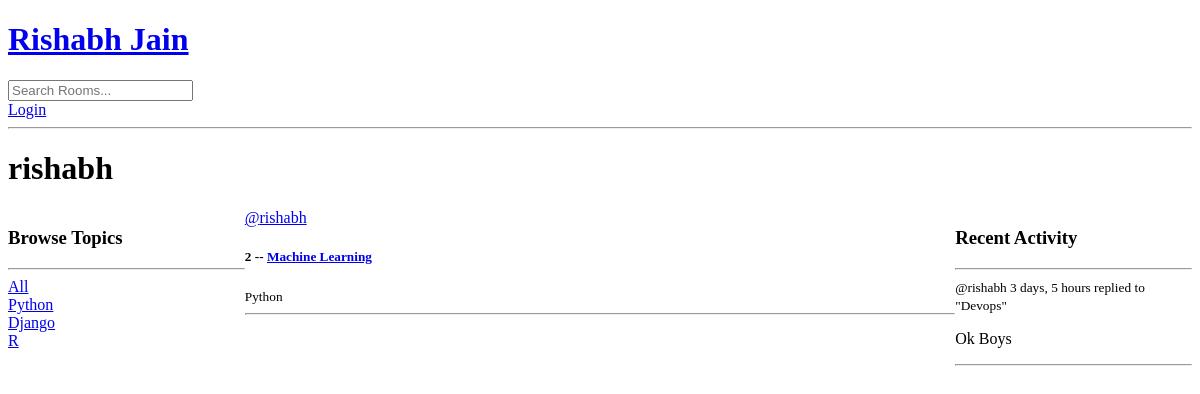
Page /profile/1/ on the earlier database version.
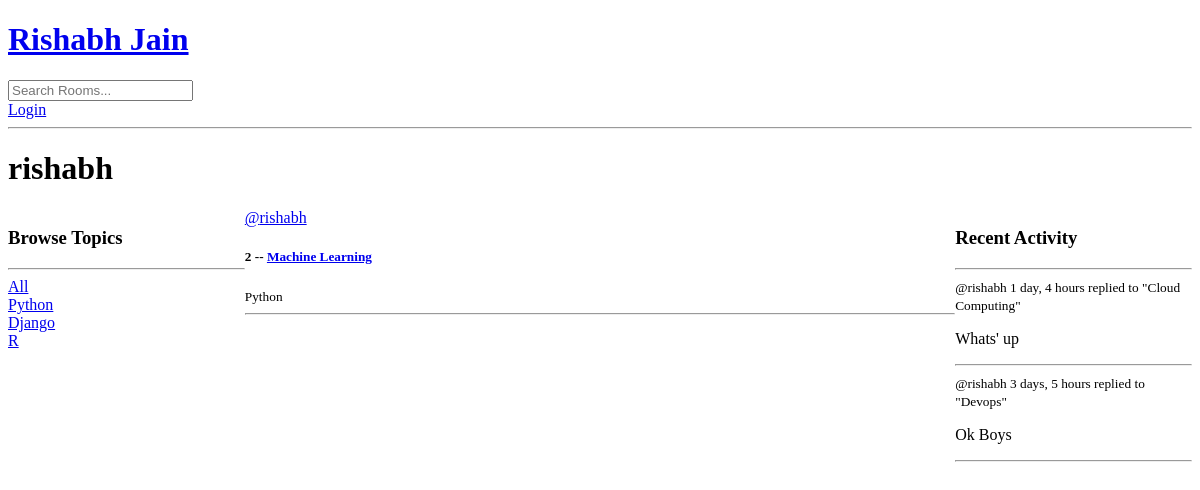
Same page on the later database version.
### base/models.py (models this page shows, shortened)
class Topic(models.Model):
    name = models.CharField(max_length=200)

class Room(models.Model):
    host = models.ForeignKey(User, on_delete=models.SET_NULL, null=True)
    topic = models.ForeignKey(Topic, on_delete=models.SET_NULL, null=True)
    name = models.CharField(max_length=200)
    description = models.TextField(null=True, blank=True)
    participants = models.ManyToManyField(User,related_name='participants', blank=True)
    updated = models.DateTimeField(auto_now=True)
    created = models.DateTimeField(auto_now_add=True)
    class Meta:
        ordering = ['-updated', '-created']
    def __str__(self):
        return self.name

class Message(models.Model):
    user = models.ForeignKey(User, on_delete=models.CASCADE)
    room = models.ForeignKey(Room, on_delete=models.CASCADE)
    body = models.TextField()
    updated = models.DateTimeField(auto_now=True)
    created = models.DateTimeField(auto_now_add=True)
    class Meta:
        ordering = ['-updated', '-created']
    def __str__(self):
        return self.body[0:50]

### base/views.py (the view)
# urls.py: path('profile/<str:pk>/', views.userProfile, name="user-profile"),
def userProfile(request, pk):
    user = User.objects.get(id = pk)
    rooms = user.room_set.all()
    room_messages = user.message_set.all()
    topics = Topic.objects.all()
    context = {"user":user, "rooms":rooms, "room_messages": room_messages, "topics":topics}
    return render(request, 'base/profile.html', context)

### base/templates/base/profile.html (shortened to what this page needs)
{% extends "main.html" %}
{% block content %}
<h1>{{user.username}}</h1>
<div class="profile-container">
    <div>
        {% include "base/topics_component.html" %}
    </div>
    <div>
        {% include "base/feed_component.html" %}
    </div>
    <div>
        {% include "base/activity_component.html" %}
    </div>
</div>
{% endblock content %}

### base/templates/base/topics_component.html
<h3>Browse Topics</h3>
<hr>
<div>
    <a href="{% url 'home' %}">All</a>
</div>
{% for topic in topics %}
<div>
    <a href="{% url 'home' %}?q={{topic.name}}">{{topic.name}}</a>
</div>
{% endfor %}

### base/templates/base/feed_component.html (shortened to what this page needs)
<div>
    {% for room in rooms %}
    <div>
        <a href="{% url 'user-profile' room.host.id %}">@{{room.host.username}}</a>
        <h5>{{room.id}} -- <a href="{% url 'room' room.id %}">{{room.name}}</a></h5>
        <small>{{room.topic.name}}</small>
        <hr>
    </div>
    {% endfor %}
</div>

### base/templates/base/activity_component.html (shortened to what this page needs)
<h3>Recent Activity</h3>
<hr>
{% for message in room_messages%}
<div>
    <small>
        @{{message.user}} {{message.created | timesince}}
    </small>
    <small>
        replied to "{{message.room}}"
    </small>
    <p>{{message}}</p>
    <hr>
</div>
{% endfor %}

Differences in the rows shown:
added Message: user "rishabh", created "1 day, 4 hours", room "Cloud Computing", body "Whats' up"
